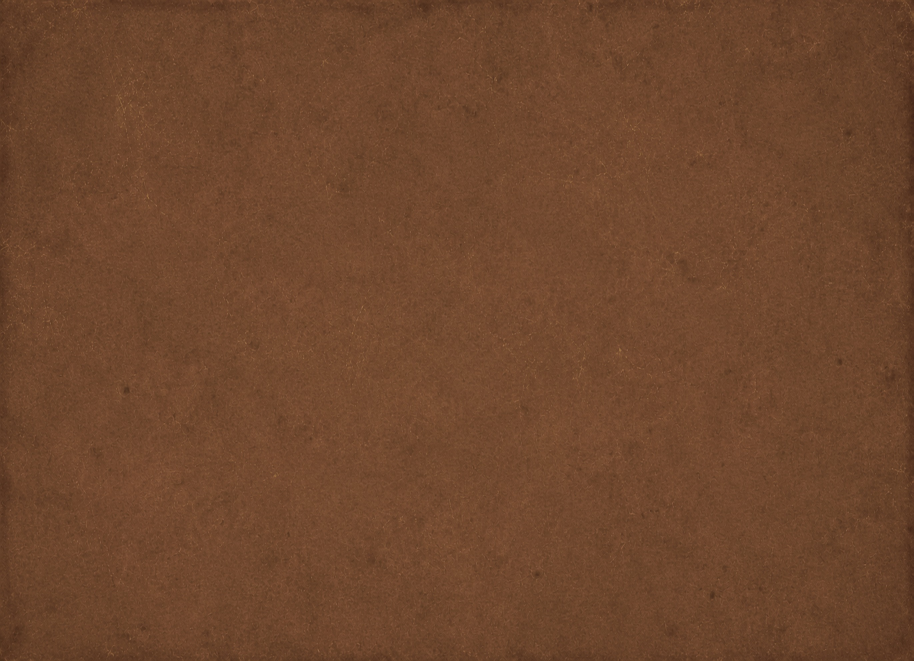
#> input picture APP CARAVANA EGITO/referencias/textura-areia-psd-cima.jpg, 2740 x 1983 px (shown at 1/3 size)
$ python fundo-areia.py
#> lines starting #> are read from the running program, lines starting #| are printed output that depends on the picture
# Fundo de areia do app: a camada "areia" do PSD "cima" da Vivian (referencias/textura-areia-psd-cima.jpg, marrom),
# só a parte visível no PSD, girada em pé e recolorida para o tom de areia mantendo manchas, fibras e arranhões.
# Gera app/img/fundo-areia.webp.
import pathlib, numpy as np
from PIL import Image
R = pathlib.Path(__file__).resolve().parents[2]
im = Image.open(R / "referencias/textura-areia-psd-cima.jpg").convert("RGB").crop((195, 177, 195 + 2362, 177 + 1654)).rotate(90, expand=True)
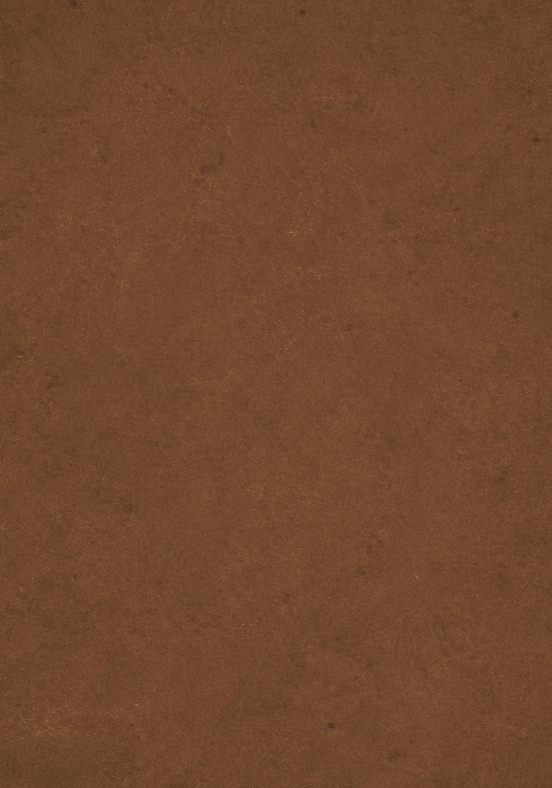
#> im: PIL image 1654x2362 RGB (shown at 1/3 size); mean R, G, B 113.1, 72.6, 46.9
a = np.asarray(im).astype(float); lum = a.mean(2)
#> after `lum = a.mean(2)`:
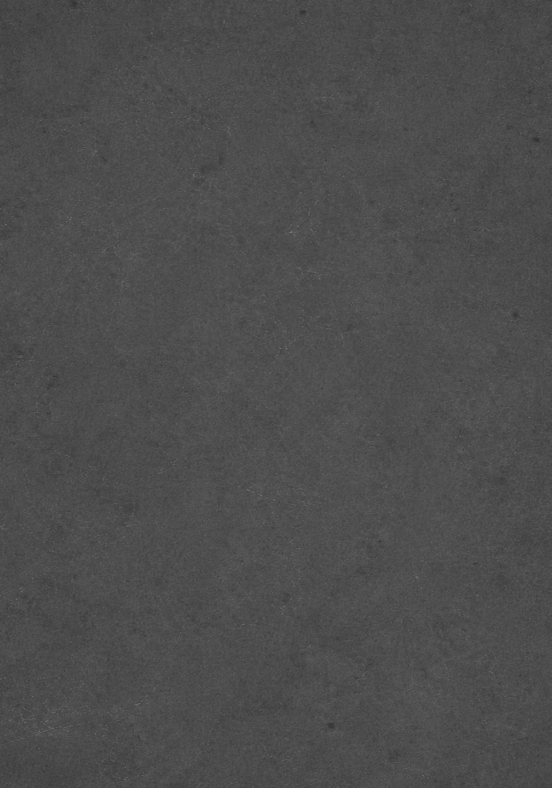
#> lum: shape (2362, 1654) float64 (shown at 1/3 size); min 48.67, max 132.7, mean 77.5
out = np.array([236, 220, 188.])[None, None, :] * ((lum / lum.mean()) ** .5)[..., None]  # mais clara e com menos contraste, para o texto ler bem
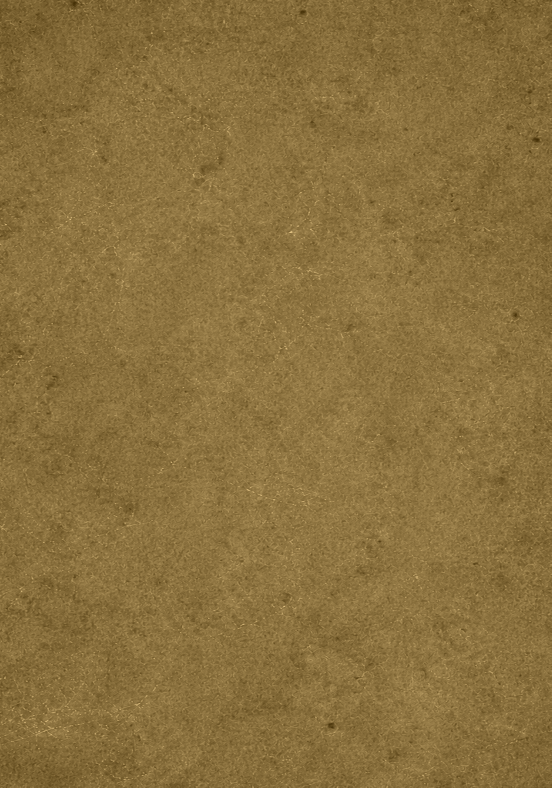
#> out: shape (2362, 1654, 3) float64 (shown at 1/3 size); mean of channels 0, 1, 2 235.9, 219.9, 187.9; drawn with min black and max white
Image.fromarray(out.clip(0, 255).astype("uint8")).resize((1080, 1542), Image.LANCZOS).save(R / "app/img/fundo-areia.webp", "WEBP", quality=86)
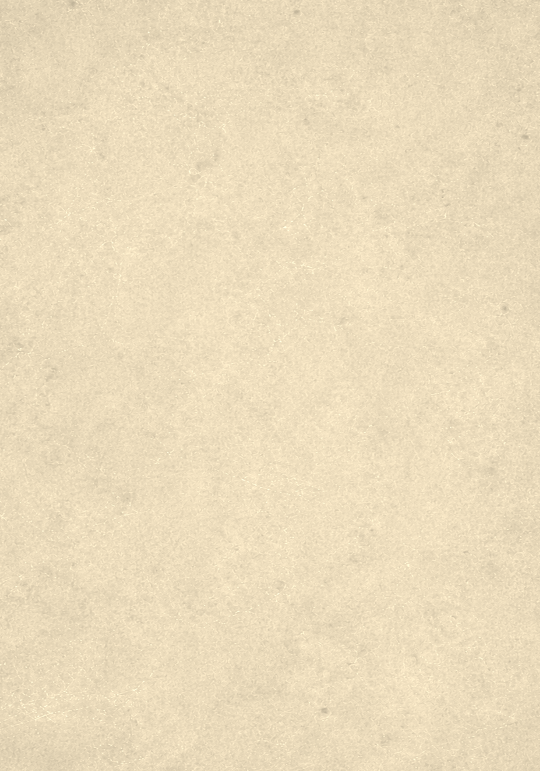
#> saved as fundo-areia.webp: PIL image 1080x1542 RGB (shown at 1/2 size); mean R, G, B 235.4, 219.3, 187.4
print("ok")
